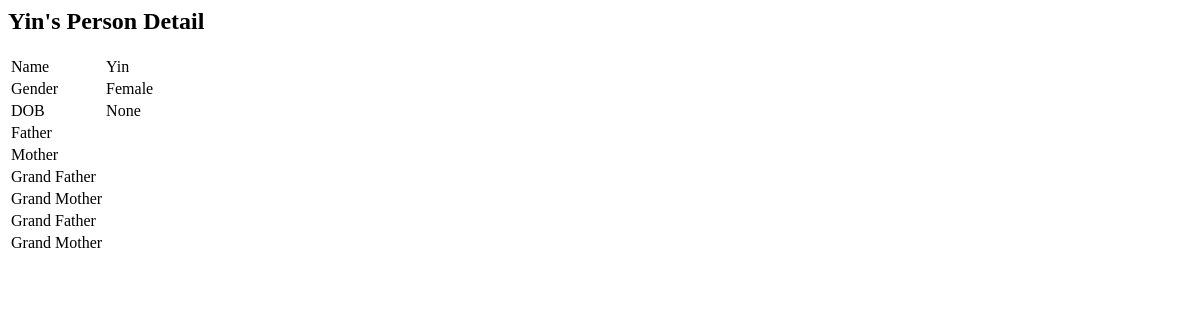
The page /person-detail/3/ on the database as committed earlier.
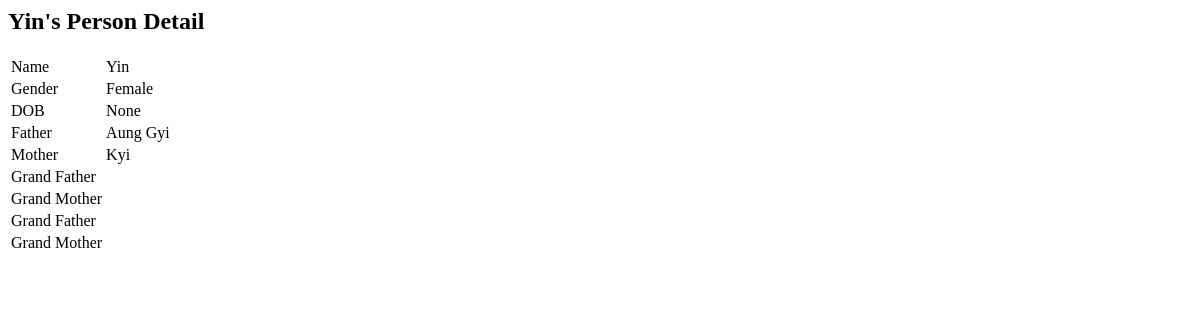
The same page on the database as committed later.
### familytree/models.py (models this page shows, shortened)
class Person(models.Model):
    name = models.CharField(max_length=200)
    gender = models.ForeignKey(Gender, on_delete=models.SET_NULL, null=True)
    dob = models.DateField(null=True,blank=True)
    dod = models.DateField(null=True,blank=True)
    note = models.CharField(max_length=200, null=True,blank=True)
    parent_marriage = models.ForeignKey('Married', on_delete=models.SET_NULL, null=True,blank=True, related_name='children')

class Gender(models.Model):
    name = models.CharField(max_length=200)

class Married(models.Model):
    person_one = models.ForeignKey(Person, on_delete=models.CASCADE, related_name='marriages_as_person_one')
    person_two = models.ForeignKey(Person, on_delete=models.CASCADE, related_name='marriages_as_person_two')
    married_date = models.DateField(null=True,blank=True)
    divorced_date = models.DateField(null=True,blank=True)
    note = models.CharField(max_length=200, null=True,blank=True)

### familytree/views.py (the view)
# urls.py: path("person-detail/<int:person_id>/", views.personDetail, name="person-detail"),
def personDetail(request, person_id = 0):
    person = Person.objects.get(pk=person_id)
    return render(request, 'person_detail.html', { 'person_id' : person_id, 'person' : person})

### familytree/templates/person_detail.html
<h2>{{ person.name }}'s Person Detail</h2>
<table>
    <tr>
        <td>Name</td>
        <td>{{ person.name }} </td>
    </tr>
    <tr>
        <td>Gender</td>
        <td>{{ person.gender.name }} </td>
    </tr>
    <tr>
        <td>DOB</td>
        <td>{{ person.dob }} </td>
    </tr>
    <tr>
        <td>Father</td>
        <td>{{ person.parent_marriage.person_one.name }} </td>
    </tr>
    <tr>
        <td>Mother</td>
        <td>{{ person.parent_marriage.person_two.name }} </td>
    </tr>
    <tr>
        <td>Grand Father</td>
        <td>{{ person.parent_marriage.person_one.parent_marriage.person_one.name }} </td>
    </tr>
    <tr>
        <td>Grand Mother</td>
        <td>{{ person.parent_marriage.person_one.parent_marriage.person_two.name }} </td>
    </tr>
    <tr>
        <td>Grand Father</td>
        <td>{{ person.parent_marriage.person_two.parent_marriage.person_one.name }} </td>
    </tr>
    <tr>
        <td>Grand Mother</td>
        <td>{{ person.parent_marriage.person_two.parent_marriage.person_two.name }} </td>
    </tr>
</table>

Rows that differ between the two databases and show on the page:
changed Person "Yin": parent_marriage.person_one.name (not shown) → "Aung Gyi"; parent_marriage.person_two.name (not shown) → "Kyi"
